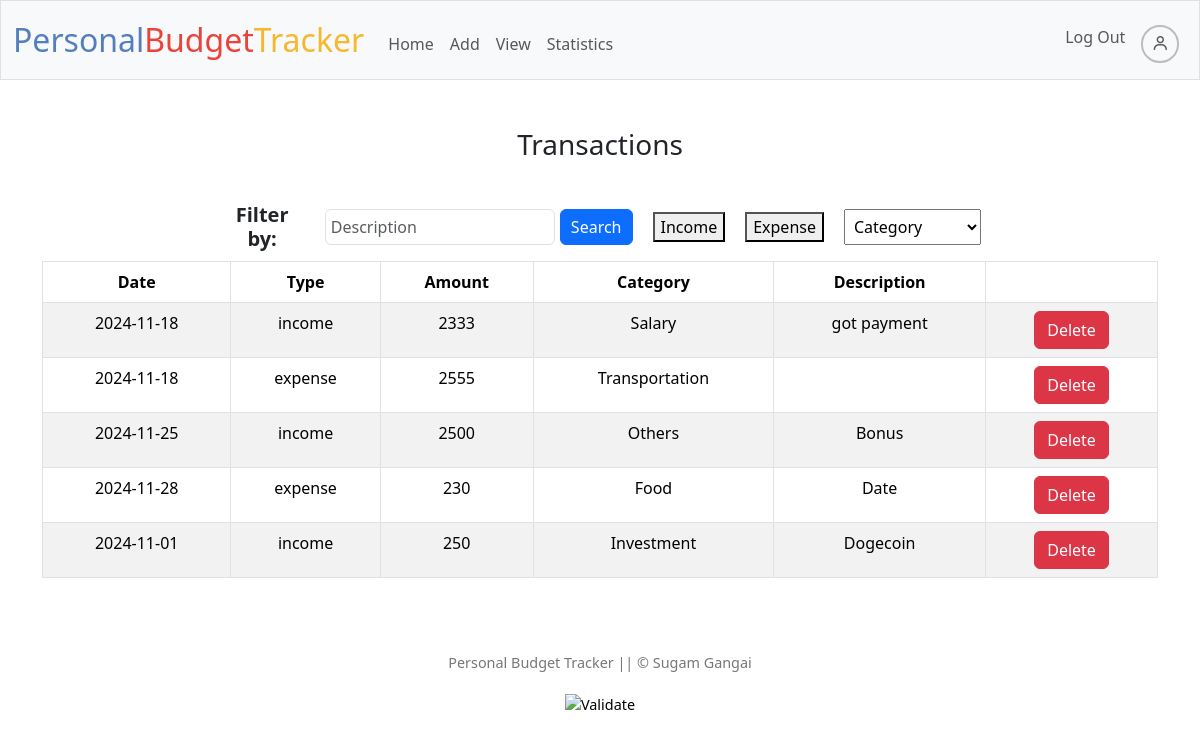
Screenshot of /view (signed in) with the database file from the repository.
### tables this page shows
CREATE TABLE books(id INTEGER PRIMARY KEY AUTOINCREMENT UNIQUE NOT NULL,
user_id INTEGER NOT NULL,
type TEXT NOT NULL,
amount INTEGER NOT NULL,
date DATE NOT NULL,
category TEXT NOT NULL,
description TEXT);

### app.py (the view)
@app.route("/view", methods=["GET", "POST"])
@login_required
def view():
    id = session["user_id"]
    if request.method == "POST":
        description = request.form.get("description")
        income = request.form.get("income")
        expense = request.form.get("expense")
        category = request.form.get("category")
        if description:
            rows = db.execute("SELECT * FROM books WHERE user_id = ? AND description LIKE ?", id, f"%{description}%")
            return render_template("view.html",rows=rows)
        elif income:
            rows = db.execute("SELECT * FROM books WHERE user_id = ? AND type = ?", id, income)
            return render_template("view.html",rows=rows)
        elif expense:
            rows = db.execute("SELECT * FROM books WHERE user_id = ? AND type = ?", id, expense)
            return render_template("view.html",rows=rows)
        elif category:
            rows = db.execute("SELECT * FROM books WHERE user_id = ? AND category = ?", id, category)
            return render_template("view.html",rows=rows)
        else:
            return redirect("/view")
    else:
        rows = db.execute("SELECT * FROM books WHERE user_id = ?", id)
        return render_template("view.html", rows=rows)

### app.py (called while the page is built)
@app.after_request
def after_request(response):
    response.headers["Cache-Control"] = "no-cache, no-store, must-revalidate"
    response.headers["Expires"] = 0
    response.headers["Pragma"] = "no-cache"
    return response

### helpers.py (called while the page is built)
def login_required(f):
    @wraps(f)
    def decorated_function(*args, **kwargs):
        if session.get("user_id") is None:
            return redirect("/login")
        return f(*args, **kwargs)
    return decorated_function

### templates/view.html (shortened to what this page needs)
{% extends "layout.html" %}
{% block main %}
<h3 sytle="text-align: center;" >Transactions</h3><br>
<table>
    <tr>
        <td><h5>Filter by:</h5></td>
        <td>
            <form action="/view" method="post" class="inline-form">
                <input class="form-control" type="text" placeholder="Description" name="description">
                <button class="btn btn-primary" type="submit">Search</button>
            </form>
        </td>
        <td>
            <form action="/view" method="post">
                <button type="submit" value="income" name="income">Income</button>
            </form>
        </td>
        <td>
            <form action="/view" method="post">
                <button type="submit" value="expense" name="expense">Expense</button>
            </form>
        </td>
        <td>
            <form action="/view" id="form4" method="post">
                <select name="category" onchange="submit_form4()">
                    <option value="" disabled selected hidden>Category</option>
                </select>
            </form>
        </td>
    </tr>
</table>
<table class="table table-bordered table-striped">
    <thead class="thead-light">
        <tr>
            <th>Date</th>
            <th>Type</th>
            <th>Amount</th>
            <th>Category</th>
            <th>Description</th>
            <th></th>
        </tr>
    </thead>
    <tbody>
        {% for row in rows %}
            <tr>
                <td>{{ row["date"] }}</td>
                <td>{{ row["type"] }}</td>
                <td>{{ row["amount"] }}</td>
                <td>{{ row["category"] }}</td>
                <td>{{ row["description"] }}</td>
                <td>
                    <form action="/delete" method="get">
                        <button type="submit" class="btn btn-danger" name="delete" value="{{ row.id }}">Delete</button>
                    </form>
                </td>
            </tr>
        {% endfor %}
    </tbody>
</table>
{% endblock %}

### templates/layout.html (shortened to what this page needs)
<!DOCTYPE html>
<html lang="en">
    <head>
        <link href="https://cdn.jsdelivr.net/npm/bootstrap@5.3.3/dist/css/bootstrap.min.css" rel="stylesheet">
        <link href="/static/styles.css" rel="stylesheet">
        <link href='https://unpkg.com/boxicons@2.1.4/css/boxicons.min.css' rel='stylesheet'>
    </head>
    <body>
        <nav class="bg-light border navbar navbar-expand-md navbar-light">
            <div class="container-fluid">
                <a class="navbar-brand" href="/"><span class="blue">Personal</span><span class="red">Budget</span><span class="yellow">Tracker</span> </a>
                <div class="collapse navbar-collapse" id="navbar">
                    {% if session["user_id"] %}
                        <ul class="navbar-nav me-auto mt-2">
                            <li class="nav-item"><a class="nav-link" href="/">Home</a></li>
                            <li class="nav-item"><a class="nav-link" href="/add">Add</a></li>
                            <li class="nav-item"><a class="nav-link" href="/view">View</a></li>
                            <li class="nav-item"><a class="nav-link" href="/stat">Statistics</a></li>
                        </ul>
                        <ul class="navbar-nav ms-auto mt-2">
                            <li class="nav-item"><a class="nav-link" href="/logout">Log Out</a></li>
                            <li class="nav-item"><a class="nav-link" href="/profile"><i class='bx bx-user icon-circle'></i></a></li>
                    {% else %}
                        <ul class="navbar-nav ms-auto mt-2">
                            <li class="nav-item"><a class="nav-link" href="/register">Register</a></li>
                            <li class="nav-item"><a class="nav-link" href="/login">Log In</a></li>
                        </ul>
                    {% endif %}
                </div>
            </div>
        </nav>
        <main class="container py-5 text-center">
            {% block main %}{% endblock %}
        </main>
        <footer>
            Personal Budget Tracker || &copy; Sugam Gangai
        </footer>
        <footer class="mb-5">
            <form action="https://validator.w3.org/check" class="text-center" enctype="multipart/form-data" method="post" target="_blank">
                <input alt="Validate" src="/static/I_heart_validator.png" type="image">
            </form>
        </footer>
    </body>
</html>

### static/styles.css (style rules this page uses)
nav .navbar-brand { font-size: xx-large; }
nav .navbar-brand .blue { color: #537fbe; }
nav .navbar-brand .red { color: #ea433b; }
nav .navbar-brand .yellow { color: #f5b82e; }
.icon-circle { font-size: 1.1em; padding: 8px; border: 2px solid rgba(128, 128, 128, 0.5); border-radius: 50%; display: inline-flex; align-items: center; justify-content: center; }
footer { padding: 10px 0; text-align: center; font-size: 0.9em; color: #777; }

### templates/view.html (style rules this page uses)
table { width: 70%; margin: 0 auto; border-collapse: collapse; }
td { text-align: center; padding: 10px; }
.form-control { padding: 5px; margin-right: 5px; }
.btn-primary { padding: 5px 10px; cursor: pointer; }
.inline-form { display: flex; align-items: center; }
select { padding: 5px; width: 100%; }
h5 { margin: 0; font-weight: bold; }

### rows the page displays
books: date "2024-11-18", type "income", amount "2333", category "Salary", description "got payment", {{ row.id }} 7 (drawn)
books: date "2024-11-18", type "expense", amount "2555", category "Transportation", {{ row.id }} 8 (drawn)
books: date "2024-11-25", type "income", amount "2500", category "Others", description "Bonus", {{ row.id }} 10 (drawn)
books: date "2024-11-28", type "expense", amount "230", category "Food", description "Date", {{ row.id }} 11 (drawn)
books: date "2024-11-01", type "income", amount "250", category "Investment", description "Dogecoin", {{ row.id }} 12 (drawn)
